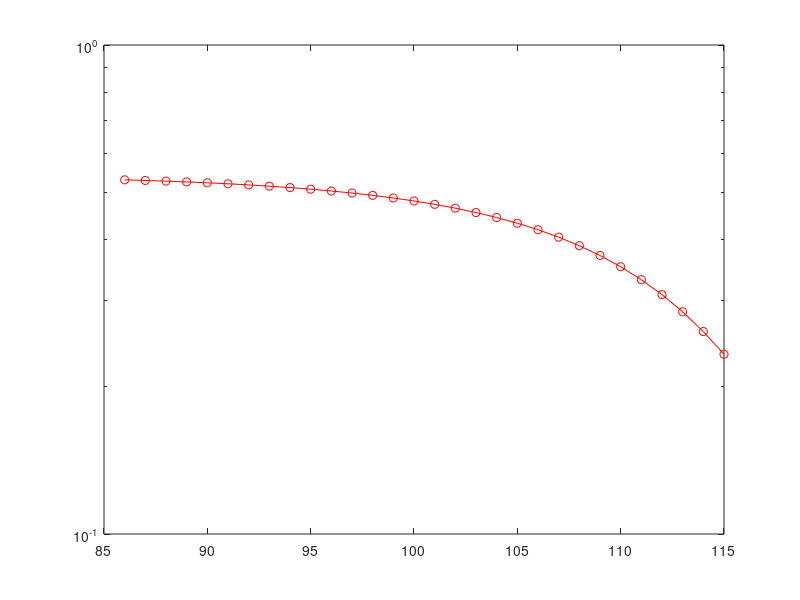

Write MATLAB code to recreate this figure.
clc
clear all;
dim=30; 
snrlowerlimit=85;                        
                                         %%%% 1 is 35    
                                         %%%% 2 is 60
                                         %%%% 3 is wide 


fov1=pi*(35/180);
fov2=pi*(60/180);
fov3=pi/2;

pen=zeros(dim,3);
snr=zeros(dim,1);                                         



product1=0.058161757735338 ;
cdf1=0.441287994957038;
product2= 1.849314141758325e-12;
cdf2= 0.187747628604906;



fov=[fov1 fov2 fov3];
cdf=[cdf1 cdf2];
product=[product1 product2 0];
const=[3.68 2.12 1.42];




hc=[(4e-12)/((sin(fov1))^2) (4e-12)/((sin(fov1))^2) 4e-12];
hc3=4e-12;

aaa=3;
for s=1:1:dim
    k=s+snrlowerlimit;
    en=10^(k/10);
    snr(s,1)=k;
    for x=hc3/2000:hc3/2000:hc3-hc3/2000
        zz=0.5*acos((2*x*(1/hc3))-1);
        ff1=sqrt(2*pi*(pi/9));
        ff2=sqrt((4*x)*(hc3-x));                  % for normal distribution
        ff3=exp(((zz-(pi/6))^2)/(2*(pi/9)));
        ff=product(aaa)/hc3+(const(aaa))/(ff1*ff2*ff3);
        ggn=erfc(sqrt(en*x*0.5))*0.5*ff;
        pen(s,aaa)=pen(s,aaa)+ ggn*(hc3/2000);
        
    end
    
    
end
semilogy(snr,pen(:,3),'-or');
hold on